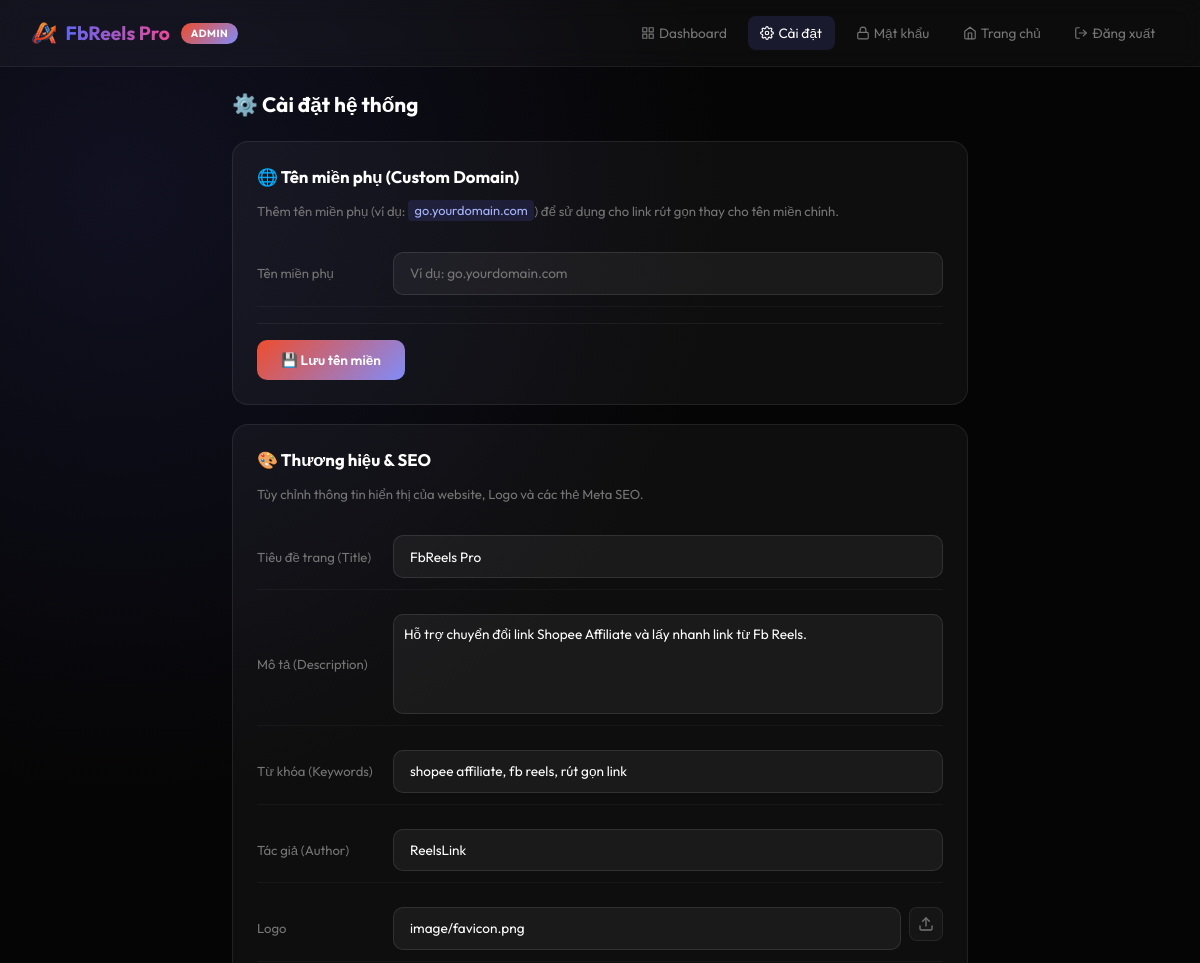
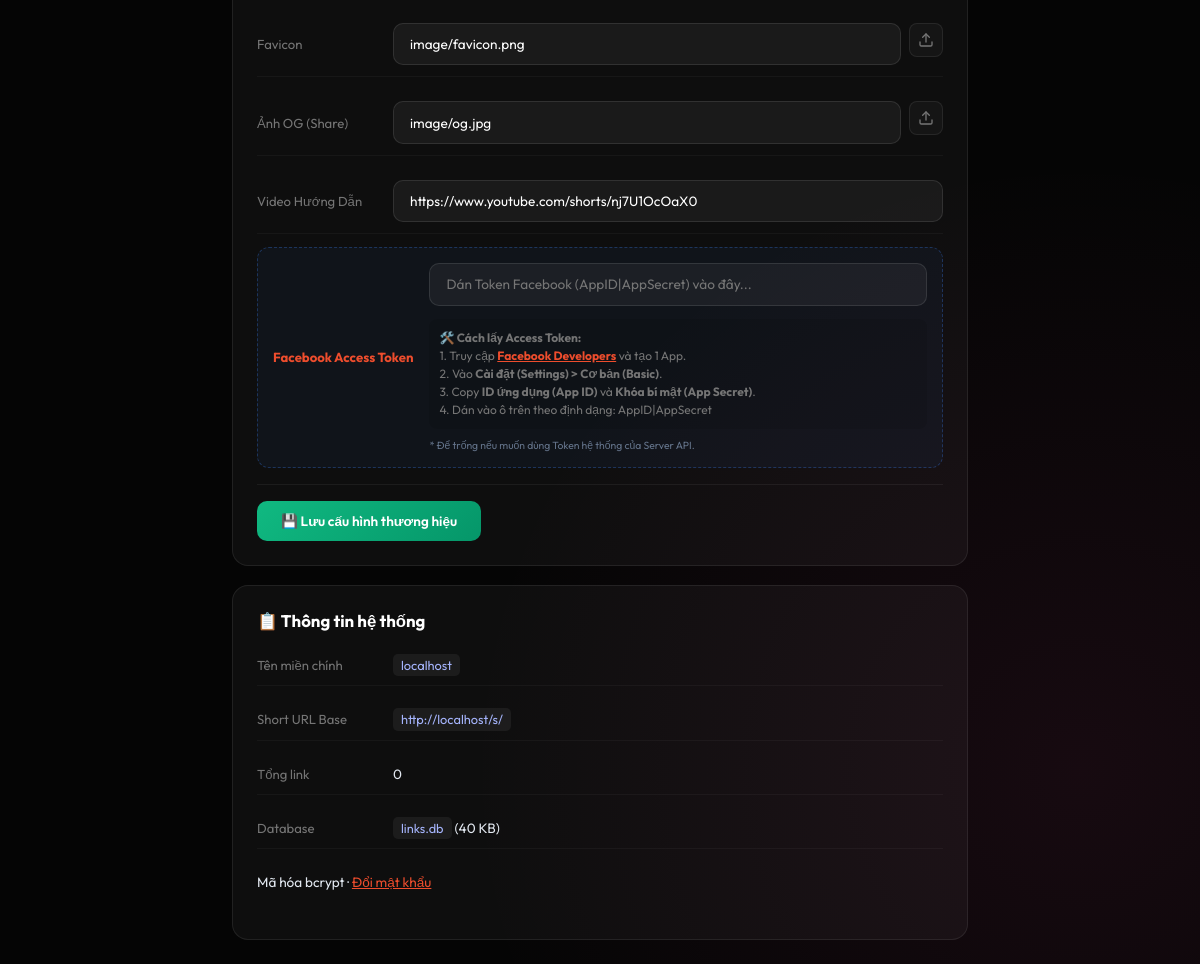
The page /admin.php?tab=settings (signed in) on the database its author committed (2 pictures, top to bottom).
### tables this page shows
CREATE TABLE settings (
        key TEXT PRIMARY KEY,
        value TEXT DEFAULT ''
    );

### admin.php (the view, shortened to what this page needs)
<?php
try {
    $db = new PDO("sqlite:" . DB_FILE);
    $db->setAttribute(PDO::ATTR_ERRMODE, PDO::ERRMODE_EXCEPTION);
    $db->exec("CREATE TABLE IF NOT EXISTS settings (key TEXT PRIMARY KEY, value TEXT DEFAULT '')");
} catch (PDOException $e) {
    die("Database Error: " . $e->getMessage());
}
function getSetting($db, $key, $default = '') {
    try {
        $s = $db->prepare("SELECT value FROM settings WHERE key = ?"); $s->execute([$key]);
        $r = $s->fetch(PDO::FETCH_ASSOC); return $r ? $r['value'] : $default;
    } catch (Exception $e) { return $default; }
}
$login_error = '';
$is_logged_in = isset($_SESSION['admin_logged_in']) && $_SESSION['admin_logged_in'] === true;
$tab = isset($_GET['tab']) ? $_GET['tab'] : 'dashboard';
$total_links = 0;
$custom_domain = '';
if ($is_logged_in) {
    $custom_domain = getSetting($db, 'custom_domain');
    $site_title = getSetting($db, 'site_title', 'FbReels Pro');
    $site_logo = getSetting($db, 'site_logo', 'image/favicon.png');
    $row = $db->query("SELECT COUNT(*) as total, COALESCE(SUM(clicks),0) as clicks FROM links")->fetch(PDO::FETCH_ASSOC);
    $total_links = $row['total'];
}
$protocol = isset($_SERVER['HTTPS']) && $_SERVER['HTTPS'] === 'on' ? "https" : "http";
$base_url = $protocol . "://" . $_SERVER['HTTP_HOST'] . rtrim(dirname($_SERVER['PHP_SELF']), '/\\');
$display_base = $custom_domain ? $protocol . "://" . $custom_domain : $base_url;
?>
<!DOCTYPE html>
<html lang="vi">
<head>
    <link rel="stylesheet" href="style.css?v=<?php echo time(); ?>">
    <link rel="stylesheet" href="https://cdnjs.cloudflare.com/ajax/libs/font-awesome/6.4.0/css/all.min.css">
</head>
<body class="admin-body">
<?php if (!$is_logged_in): ?>
<div class="admin-login-wrapper">
    <div class="admin-login-card">
        <div class="admin-login-icon">🔐</div>
        <div class="admin-logo" style="text-align: center; margin-bottom: 1rem;">
            <img src="<?php echo htmlspecialchars($site_logo); ?>" alt="Logo" style="height: 40px; display: block; margin: 0 auto 10px;">
            <span style="font-weight: 700; font-size: 1.2rem;"><?php echo htmlspecialchars($site_title); ?> <span style="font-weight: 300;">Admin</span></span>
        </div>
        <p class="admin-login-subtitle">Admin Control Panel</p>
        <?php if ($login_error): ?>
            <div class="admin-alert admin-alert-error"><?php echo htmlspecialchars($login_error); ?></div>
        <?php endif; ?>
        <form method="POST" autocomplete="off">
            <div class="admin-input-group">
                <input type="password" name="admin_password" id="admin-password" placeholder="Nhập mật khẩu quản trị..." autofocus required>
                <div class="admin-input-icon">🔑</div>
            </div>
            <button type="submit" class="admin-login-btn">Đăng nhập</button>
        </form>
        <a href="index.php" class="admin-back-link">← Quay lại trang chính</a>
    </div>
</div>
<?php else: ?>
<div class="admin-dashboard">
    <nav class="admin-topbar">
        <div class="admin-topbar-left">
            <a href="index.php" class="admin-logo-link">
                <img src="<?php echo htmlspecialchars($site_logo); ?>" alt="Logo" class="admin-logo-img">
                <span class="admin-logo-text"><?php echo htmlspecialchars($site_title); ?></span>
            </a>
            <span class="admin-badge">Admin</span>
        </div>
        <div class="admin-topbar-right" id="adminSidebar">
            <a href="admin.php" class="admin-nav-link <?php echo $tab==='dashboard'?'active':''; ?>">
                Dashboard
            </a>
            <a href="admin.php?tab=settings" class="admin-nav-link <?php echo $tab==='settings'?'active':''; ?>">
                Cài đặt
            </a>
            <button class="admin-nav-link" onclick="openPasswordModal()">
                Mật khẩu
            </button>
            <a href="index.php" class="admin-nav-link">
                Trang chủ
            </a>
            <a href="admin.php?logout=1" class="admin-nav-link admin-nav-logout">
                Đăng xuất
            </a>
        </div>
    </nav>
<?php if ($tab === 'settings'): ?>
<div class="admin-page-content">
    <div class="admin-page-header">
        <h2>⚙️ Cài đặt hệ thống</h2>
    </div>
    <div class="admin-settings-card">
        <div class="admin-settings-card-header">
            <h3>🌐 Tên miền phụ (Custom Domain)</h3>
        </div>
        <p class="admin-settings-desc">
            Thêm tên miền phụ (ví dụ: <code>go.yourdomain.com</code>) để sử dụng cho link rút gọn thay cho tên miền chính.
        </p>
        <div class="admin-settings-row">
            <div class="admin-settings-label">Tên miền phụ</div>
            <input type="text" id="custom-domain-input" value="<?php echo htmlspecialchars($custom_domain); ?>" placeholder="Ví dụ: go.yourdomain.com" class="admin-settings-input">
        </div>
        <div class="admin-settings-actions">
            <button onclick="saveCustomDomain()" class="admin-settings-save">💾 Lưu tên miền</button>
        </div>
    </div>
    <div class="admin-settings-card" style="margin-top: 1.2rem;">
        <div class="admin-settings-card-header">
            <h3>🎨 Thương hiệu & SEO</h3>
        </div>
        <p class="admin-settings-desc">Tùy chỉnh thông tin hiển thị của website, Logo và các thẻ Meta SEO.</p>
        <div class="admin-settings-row">
            <div class="admin-settings-label">Tiêu đề trang (Title)</div>
            <input type="text" id="site-title" value="<?php echo htmlspecialchars(getSetting($db, 'site_title', 'FbReels Pro')); ?>" placeholder="Ví dụ: FbReels Pro - Công cụ rút gọn link" class="admin-settings-input">
        </div>
        <div class="admin-settings-row">
            <div class="admin-settings-label">Mô tả (Description)</div>
            <textarea id="site-desc" placeholder="Mô tả ngắn về website..." class="admin-settings-input" style="height: 60px; padding: 10px;"><?php echo htmlspecialchars(getSetting($db, 'site_desc', 'Hỗ trợ chuyển đổi link Shopee Affiliate và lấy nhanh link từ Fb Reels.')); ?></textarea>
        </div>
        <div class="admin-settings-row">
            <div class="admin-settings-label">Từ khóa (Keywords)</div>
            <input type="text" id="site-keywords" value="<?php echo htmlspecialchars(getSetting($db, 'site_keywords', 'shopee affiliate, fb reels, rút gọn link')); ?>" placeholder="Cách nhau bởi dấu phẩy..." class="admin-settings-input">
        </div>
        <div class="admin-settings-row">
            <div class="admin-settings-label">Tác giả (Author)</div>
            <input type="text" id="site-author" value="<?php echo htmlspecialchars(getSetting($db, 'site_author', 'ReelsLink')); ?>" placeholder="Tên tác giả hoặc công ty..." class="admin-settings-input">
        </div>
        <div class="admin-settings-row">
            <div class="admin-settings-label">Logo</div>
            <div style="flex: 1; display: flex; gap: 8px;">
                <input type="text" id="site-logo" value="<?php echo htmlspecialchars(getSetting($db, 'site_logo', 'image/favicon.png')); ?>" placeholder="Link ảnh logo..." class="admin-settings-input">
                <button class="admin-action-btn" onclick="triggerUpload('site-logo')" title="Tải ảnh lên server" style="margin:0; height: 100%;"></button>
            </div>
        </div>
        <div class="admin-settings-row">
            <div class="admin-settings-label">Favicon</div>
            <div style="flex: 1; display: flex; gap: 8px;">
                <input type="text" id="site-favicon" value="<?php echo htmlspecialchars(getSetting($db, 'site_favicon', 'image/favicon.png')); ?>" placeholder="Link ảnh favicon..." class="admin-settings-input">
                <button class="admin-action-btn" onclick="triggerUpload('site-favicon')" title="Tải ảnh lên server" style="margin:0; height: 100%;"></button>
            </div>
        </div>
        <div class="admin-settings-row">
            <div class="admin-settings-label">Ảnh OG (Share)</div>
            <div style="flex: 1; display: flex; gap: 8px;">
                <input type="text" id="site-og-image" value="<?php echo htmlspecialchars(getSetting($db, 'site_og_image', 'image/og.jpg')); ?>" placeholder="Link ảnh khi chia sẻ..." class="admin-settings-input">
                <button class="admin-action-btn" onclick="triggerUpload('site-og-image')" title="Tải ảnh lên server" style="margin:0; height: 100%;"></button>
            </div>
        </div>
        <div class="admin-settings-row">
            <div class="admin-settings-label">Video Hướng Dẫn</div>
            <input type="url" id="site-video-url" value="<?php echo htmlspecialchars(getSetting($db, 'site_video_url', 'https://www.youtube.com/shorts/nj7U1OcOaX0')); ?>" placeholder="Link video YouTube..." class="admin-settings-input">
        </div>
        <div class="admin-settings-row" style="background: rgba(59, 130, 246, 0.05); padding: 15px; border-radius: 12px; border: 1px dashed rgba(59, 130, 246, 0.3);">
            <div class="admin-settings-label" style="color: var(--primary); font-weight: 700;">Facebook Access Token</div>
            <div style="flex: 1; display: flex; flex-direction: column; gap: 5px;">
                <input type="text" id="site-fb-token" value="<?php echo htmlspecialchars(getSetting($db, 'site_fb_token', '')); ?>" placeholder="Dán Token Facebook (AppID|AppSecret) vào đây..." class="admin-settings-input">
                <small style="color: var(--text-dim); font-size: 0.75rem; line-height: 1.5; margin-top: 8px; display: block; background: rgba(0,0,0,0.1); padding: 10px; border-radius: 8px;">
                    <strong>🛠️ Cách lấy Access Token:</strong><br>
                    1. Truy cập <a href="https://developers.facebook.com/apps" target="_blank" style="color: var(--primary); font-weight: bold; text-decoration: underline;">Facebook Developers</a> và tạo 1 App.<br>
                    2. Vào <b>Cài đặt (Settings) &gt; Cơ bản (Basic)</b>.<br>
                    3. Copy <b>ID ứng dụng (App ID)</b> và <b>Khóa bí mật (App Secret)</b>.<br>
                    4. Dán vào ô trên theo định dạng: <code>AppID|AppSecret</code>
                </small>
                <small style="color: #64748b; font-size: 0.65rem; margin-top: 5px; display: block;">* Để trống nếu muốn dùng Token hệ thống của Server API.</small>
            </div>
        </div>
        <div class="admin-settings-actions">
            <button onclick="saveBranding()" class="admin-settings-save" style="background: linear-gradient(135deg, #10b981, #059669);">💾 Lưu cấu hình thương hiệu</button>
        </div>
    </div>
    <div class="admin-settings-card" style="margin-top: 1.2rem;">
        <div class="admin-settings-card-header">
            <h3>📋 Thông tin hệ thống</h3>
        </div>
        <div class="admin-settings-row">
            <div class="admin-settings-label">Tên miền chính</div>
            <div class="admin-settings-value"><code><?php echo $_SERVER['HTTP_HOST']; ?></code></div>
        </div>
        <div class="admin-settings-row">
            <div class="admin-settings-label">Short URL Base</div>
            <div class="admin-settings-value"><code><?php echo $display_base; ?>/s/</code></div>
        </div>
        <div class="admin-settings-row">
            <div class="admin-settings-label">Tổng link</div>
            <div class="admin-settings-value"><?php echo number_format($total_links); ?></div>
        </div>
        <div class="admin-settings-row">
            <div class="admin-settings-label">Database</div>
            <div class="admin-settings-value"><code><?php echo DB_FILE; ?></code> (<?php echo round(filesize(DB_FILE)/1024, 1); ?> KB)</div>
        </div>
        <div class="admin-settings-row">
            <div class="admin-settings-value">Mã hóa bcrypt · <a href="#" onclick="openPasswordModal(); return false;" style="color: var(--primary);">Đổi mật khẩu</a></div>
        </div>
    </div>
</div>
<?php endif; ?>
</div>
<?php endif; ?>
</body>
</html>

### rows shown on the page
settings: value (picture), value "image/favicon.png"
settings: value "FbReels Pro"
settings: value "Hỗ trợ chuyển đổi link Shopee Affiliate và lấy nhanh link từ Fb Reels."
settings: value "shopee affiliate, fb reels, rút gọn link"
settings: value "ReelsLink"
settings: value "image/favicon.png"
settings: value "image/og.jpg"
settings: value "https://www.youtube.com/shorts/nj7U1OcOaX0"
settings: value "http://localhost"

### other values the page prints
$_SERVER['HTTP_HOST'] "localhost"
$total_links "0"
DB_FILE "links.db"
filesize(DB_FILE)/1024 "40"
